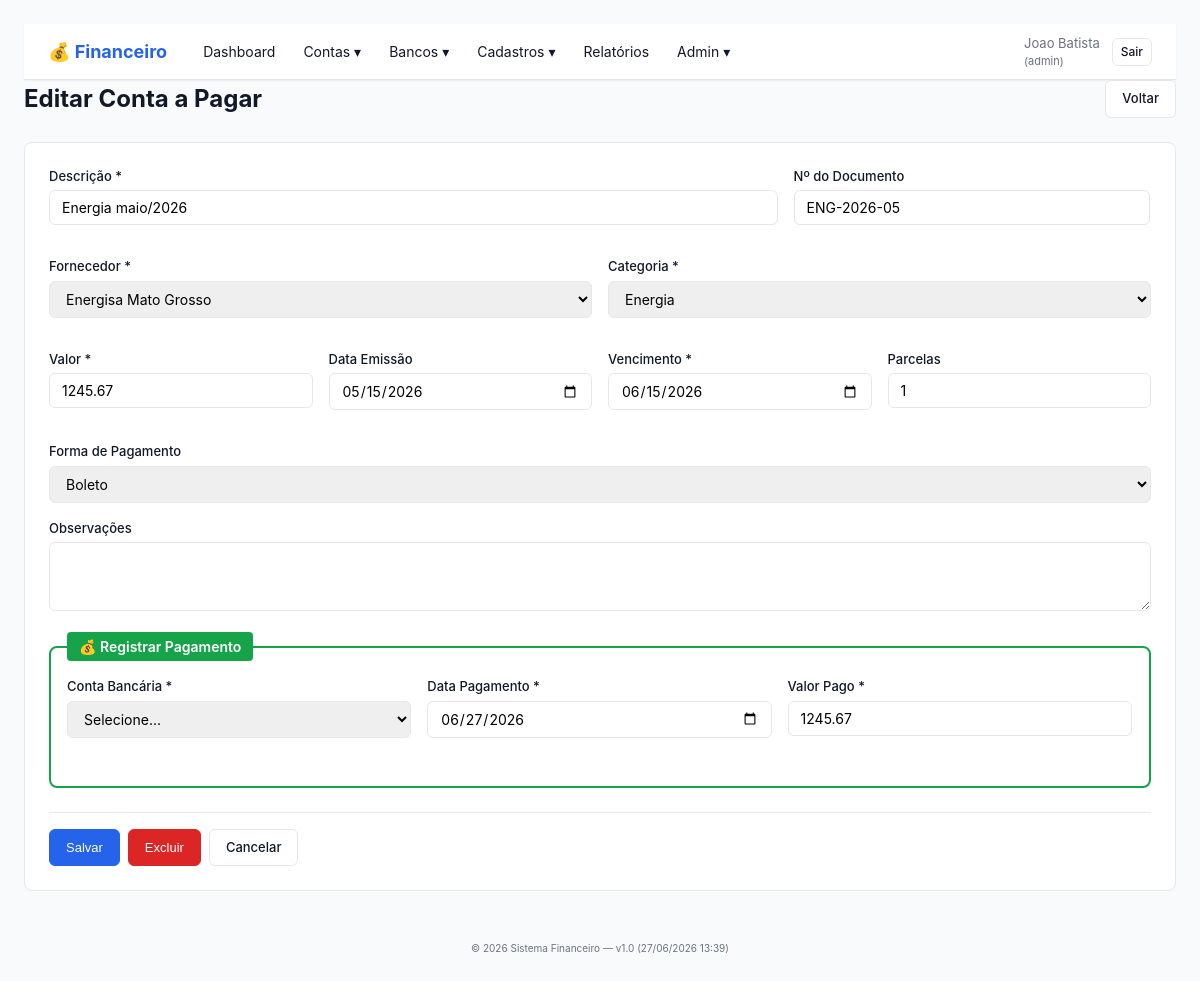
The app's page /conta_form.php?id=2 (signed in) with its own data.
### tables this page shows
CREATE TABLE contas_pagar (
    id INT(11) NOT NULL AUTO_INCREMENT,
    empresa_id INT(11) NOT NULL,
    fornecedor_id INT(11) NOT NULL,
    categoria_id INT(11) NOT NULL,
    descricao VARCHAR(255) NOT NULL,
    numero_documento VARCHAR(100),
    valor DECIMAL(15,2) NOT NULL,
    data_emissao DATE NOT NULL,
    data_vencimento DATE NOT NULL,
    data_pagamento DATE NULL,
    valor_pago DECIMAL(15,2) NULL,
    forma_pagamento ENUM('boleto','pix','transferencia','dinheiro','cartao','cheque','outros') DEFAULT 'boleto',
    conta_bancaria_id INT(11) NULL COMMENT 'Conta de onde saiu o dinheiro (quando paga)',
    status ENUM('pendente','aprovada','paga','cancelada') NOT NULL DEFAULT 'pendente',
    parcelas INT(11) DEFAULT 1 COMMENT '1 = a vista, >1 = parcelado',
    parcela_atual INT(11) DEFAULT 1,
    conta_pai_id INT(11) NULL COMMENT 'ID da conta original quando for parcela',
    observacoes TEXT,
    usuario_criacao_id INT(11) NOT NULL,
    usuario_aprovacao_id INT(11) NULL,
    usuario_pagamento_id INT(11) NULL,
    data_aprovacao DATETIME NULL,
    data_criacao TIMESTAMP DEFAULT CURRENT_TIMESTAMP,
    PRIMARY KEY (id),
    INDEX idx_empresa (empresa_id),
    INDEX idx_fornecedor (fornecedor_id),
    INDEX idx_categoria (categoria_id),
    INDEX idx_vencimento (data_vencimento),
    INDEX idx_status (status),
    INDEX idx_conta_pai (conta_pai_id),
    INDEX idx_conta_bancaria (conta_bancaria_id),
    FOREIGN KEY (empresa_id) REFERENCES empresas(id) ON DELETE CASCADE,
    FOREIGN KEY (fornecedor_id) REFERENCES fornecedores(id) ON DELETE RESTRICT,
    FOREIGN KEY (categoria_id) REFERENCES categorias(id) ON DELETE RESTRICT,
    FOREIGN KEY (conta_bancaria_id) REFERENCES contas_bancarias(id) ON DELETE SET NULL,
    FOREIGN KEY (conta_pai_id) REFERENCES contas_pagar(id) ON DELETE CASCADE
);

CREATE TABLE fornecedores (
    id INT(11) NOT NULL AUTO_INCREMENT,
    empresa_id INT(11) NOT NULL,
    razao_social VARCHAR(200) NOT NULL,
    nome_fantasia VARCHAR(100),
    cnpj VARCHAR(20),
    inscricao_estadual VARCHAR(20),
    endereco VARCHAR(255),
    cidade VARCHAR(100),
    uf CHAR(2),
    cep VARCHAR(10),
    telefone VARCHAR(20),
    email VARCHAR(150),
    contato VARCHAR(100),
    observacoes TEXT,
    ativo TINYINT(1) DEFAULT 1,
    data_criacao TIMESTAMP DEFAULT CURRENT_TIMESTAMP,
    PRIMARY KEY (id),
    INDEX idx_empresa (empresa_id),
    INDEX idx_razao_social (razao_social),
    INDEX idx_cnpj (cnpj),
    INDEX idx_ativo (ativo),
    FOREIGN KEY (empresa_id) REFERENCES empresas(id) ON DELETE CASCADE
);

CREATE TABLE categorias (
    id INT(11) NOT NULL AUTO_INCREMENT,
    empresa_id INT(11) NOT NULL,
    nome VARCHAR(100) NOT NULL,
    tipo ENUM('despesa','receita','ambos') DEFAULT 'despesa',
    cor VARCHAR(7) DEFAULT '#6c757d' COMMENT 'Cor em hex (#RRGGBB)',
    descricao VARCHAR(255),
    ativo TINYINT(1) DEFAULT 1,
    data_criacao TIMESTAMP DEFAULT CURRENT_TIMESTAMP,
    PRIMARY KEY (id),
    INDEX idx_empresa (empresa_id),
    INDEX idx_nome (nome),
    INDEX idx_tipo (tipo),
    FOREIGN KEY (empresa_id) REFERENCES empresas(id) ON DELETE CASCADE
);

### src/lib/Helper.php (called while the page is built, shortened)
<?php
function layout(string $titulo, string $view, array $vars = []): void
{
    extract($vars, EXTR_SKIP);
    require FINANCEIRO_SRC . '/views/layout/header.php';
    require FINANCEIRO_SRC . '/views/layout/navbar.php';
    require FINANCEIRO_SRC . '/views/' . $view;
    require FINANCEIRO_SRC . '/views/layout/footer.php';
}

### src/controllers/ContasPagarController.php (called while the page is built, shortened)
<?php
final class ContasPagarController
{
    public function form(): void
    {
        $id = (int)($_GET['id'] ?? 0);
        $conta = null;
        $empresaId = Auth::user()['empresa_id'];
        if ($id > 0) {
            $db = Database::getConnection();
            $stmt = $db->prepare('SELECT * FROM contas_pagar WHERE id = ? AND empresa_id = ?');
            $stmt->execute([$id, $empresaId]);
            $conta = $stmt->fetch();
        }
        $fornecedores = $this->listarFornecedores($empresaId);
        $categorias   = $this->listarCategorias($empresaId);
        $contasBanco  = $this->listarContasBancarias($empresaId);
        layout($conta ? 'Editar Conta a Pagar' : 'Nova Conta a Pagar', 'contas_pagar/form.php', [
            'conta'         => $conta,
            'fornecedores'  => $fornecedores,
            'categorias'    => $categorias,
            'contasBanco'   => $contasBanco,
        ]);
    }
    private function listarFornecedores(int $empresaId): array
    {
        $db = Database::getConnection();
        $stmt = $db->prepare('SELECT id, razao_social, cnpj FROM fornecedores WHERE empresa_id = ? AND ativo = 1 ORDER BY razao_social');
        $stmt->execute([$empresaId]);
        return $stmt->fetchAll();
    }
    private function listarCategorias(int $empresaId): array
    {
        $db = Database::getConnection();
        $stmt = $db->prepare('SELECT id, nome, cor FROM categorias WHERE empresa_id = ? AND ativo = 1 AND tipo IN ("despesa", "ambos") ORDER BY nome');
        $stmt->execute([$empresaId]);
        return $stmt->fetchAll();
    }
    private function listarContasBancarias(int $empresaId): array
    {
        $db = Database::getConnection();
        $stmt = $db->prepare('SELECT id, descricao, tipo, banco FROM contas_bancarias WHERE empresa_id = ? AND ativo = 1 ORDER BY descricao');
        $stmt->execute([$empresaId]);
        return $stmt->fetchAll();
    }
}

### public/conta_form.php (called while the page is built, shortened)
<?php
(new ContasPagarController)->form();

### src/lib/Auth.php (called while the page is built, shortened)
<?php
final class Auth
{
    public static function perfilAtual(): string
    {
        foreach ($_SESSION['empresas'] as $emp) {
            if ((int)$emp['empresa_id'] === (int)$_SESSION['empresa_id']) {
                return $emp['perfil_na_empresa'];
            }
        }
        return '';
    }
    public static function isLogged(): bool
    {
        return isset($_SESSION['usuario_id']) && isset($_SESSION['empresa_id']);
    }
}

### src/lib/Permissao.php (called while the page is built, shortened)
<?php
final class Permissao
{
    public static function tem(string $capability): bool
    {
        $perfil = Auth::perfilAtual();
        return in_array($capability, self::CAPS[$perfil] ?? [], true);
    }
}

### src/views/contas_pagar/form.php (the view, shortened to what this page needs)
<?php
$status = $conta['status'] ?? 'pendente';
?>
<div class="page-header">
    <h1><?= $conta ? 'Editar Conta a Pagar' : 'Nova Conta a Pagar' ?></h1>
    <a href="contas_pagar.php" class="btn">Voltar</a>
</div>
<form method="post" action="conta_salvar.php" class="form">
    <div class="row">
        <div class="form-group col-8">
            <label>Descrição *</label>
            <input type="text" name="descricao" required maxlength="255"
                   value="<?= htmlspecialchars($conta['descricao'] ?? '') ?>"
                   placeholder="Ex: Aluguel junho, Energia Elétrica...">
        </div>
        <div class="form-group col-4">
            <label>Nº do Documento</label>
            <input type="text" name="numero_documento" maxlength="100"
                   value="<?= htmlspecialchars($conta['numero_documento'] ?? '') ?>"
                   placeholder="Ex: 12345, NF-001">
        </div>
    </div>
    <div class="row">
        <div class="form-group col-6">
            <label>Fornecedor *</label>
            <select name="fornecedor_id" required>
                <?php foreach ($fornecedores as $f): ?>
                    <option value="<?= (int)$f['id'] ?>" <?= ($conta['fornecedor_id'] ?? 0) == $f['id'] ? 'selected' : '' ?>>
                        <?= htmlspecialchars($f['razao_social']) ?>
                    </option>
                <?php endforeach; ?>
            </select>
        </div>
        <div class="form-group col-6">
            <label>Categoria *</label>
            <select name="categoria_id" required>
                <?php foreach ($categorias as $cat): ?>
                    <option value="<?= (int)$cat['id'] ?>" <?= ($conta['categoria_id'] ?? 0) == $cat['id'] ? 'selected' : '' ?>>
                        <?= htmlspecialchars($cat['nome']) ?>
                    </option>
                <?php endforeach; ?>
            </select>
        </div>
    </div>
    <div class="row">
        <div class="form-group col-3">
            <label>Valor *</label>
            <input type="number" step="0.01" min="0.01" name="valor" required
                   value="<?= htmlspecialchars($conta['valor'] ?? '') ?>">
        </div>
        <div class="form-group col-3">
            <label>Data Emissão</label>
            <input type="date" name="data_emissao"
                   value="<?= htmlspecialchars($conta['data_emissao'] ?? date('Y-m-d')) ?>">
        </div>
        <div class="form-group col-3">
            <label>Vencimento *</label>
            <input type="date" name="data_vencimento" required
                   value="<?= htmlspecialchars($conta['data_vencimento'] ?? '') ?>">
        </div>
        <div class="form-group col-3">
            <label>Parcelas</label>
            <input type="number" min="1" max="48" name="parcelas"
                   value="<?= htmlspecialchars($conta['parcelas'] ?? 1) ?>"
                   <?= $conta ? 'readonly' : '' ?>>
        </div>
    </div>
    <div class="form-group col-6">
        <label>Forma de Pagamento</label>
        <select name="forma_pagamento">
            <?php
            $fp = $conta['forma_pagamento'] ?? 'boleto';
            $formas = ['boleto','pix','transferencia','dinheiro','cartao','cheque','outros'];
            foreach ($formas as $f): ?>
                <option value="<?= $f ?>" <?= $fp === $f ? 'selected' : '' ?>><?= ucfirst($f) ?></option>
            <?php endforeach; ?>
        </select>
    </div>
    <div class="form-group">
        <label>Observações</label>
        <textarea name="observacoes" rows="3"><?= htmlspecialchars($conta['observacoes'] ?? '') ?></textarea>
    </div>
    <?php if ($conta && in_array($status, ['pendente', 'aprovada'], true) && Permissao::tem('pagar')): ?>
    <fieldset id="pagar" class="payment-section">
        <legend>💰 Registrar Pagamento</legend>
        <div class="row">
            <div class="form-group col-4">
                <label>Conta Bancária *</label>
                <select name="conta_bancaria_id" required>
                    <option value="">Selecione...</option>
                </select>
            </div>
            <div class="form-group col-4">
                <label>Data Pagamento *</label>
                <input type="date" name="data_pagamento" value="<?= date('Y-m-d') ?>" required>
            </div>
            <div class="form-group col-4">
                <label>Valor Pago *</label>
                <input type="number" step="0.01" name="valor_pago" value="<?= htmlspecialchars($conta['valor']) ?>" required>
            </div>
        </div>
    </fieldset>
    <?php endif; ?>
    <div class="form-actions">
        <button type="submit" class="btn btn-primary">Salvar</button>
        <?php if ($conta && Permissao::tem('excluir') && $status !== 'paga'): ?>
            <button type="submit" formaction="conta_acao.php" formmethod="post"
                    onclick="return confirm('Excluir esta conta?')"
                    class="btn btn-danger">Excluir</button>
        <?php endif; ?>
        <a href="contas_pagar.php" class="btn">Cancelar</a>
    </div>
</form>

### public/assets/financeiro.css (style rules this page uses)
* { box-sizing: border-box; margin: 0; padding: 0; }
:root { --color-primary: #2563eb; --color-primary-dark: #1d4ed8; --color-success: #16a34a; --color-warning: #d97706; --color-danger: #dc2626; --color-info: #0891b2; --color-secondary: #6b7280; --color-bg: #f9fafb; --color-surface: #ffffff; --color-text: #111827; --color-text-muted: #6b7280; --color-border: #e5e7eb; --shadow-sm: 0 1px 2px 0 rgba(0,0,0,0.05); --shadow: 0 1px 3px 0 rgba(0,0,0,0.1), 0 1px 2px 0 rgba(0,0,0,0.06); }
body { font-family: -apple-system, BlinkMacSystemFont, "Segoe UI", Roboto, "Helvetica Neue", Arial, sans-serif; background: var(--color-bg); color: var(--color-text); line-height: 1.5; font-size: 14px; }
.page-header { display: flex; justify-content: space-between; align-items: center; margin-bottom: 24px; flex-wrap: wrap; gap: 12px; }
.page-header h1 { font-size: 24px; color: var(--color-text); }
.btn { padding: 8px 16px; border: 1px solid var(--color-border); border-radius: 6px; background: var(--color-surface); color: var(--color-text); cursor: pointer; text-decoration: none; font-size: 13px; font-weight: 500; transition: all 0.15s; display: inline-block; }
.btn-primary { background: var(--color-primary); border-color: var(--color-primary); color: white; }
.btn-danger { background: var(--color-danger); border-color: var(--color-danger); color: white; }
.row { display: flex; flex-wrap: wrap; gap: 16px; margin-bottom: 16px; }
.row .col-3 { flex: 0 0 calc(25% - 12px); }
.row .col-4 { flex: 0 0 calc(33.33% - 11px); }
.row .col-6 { flex: 0 0 calc(50% - 8px); }
.row .col-8 { flex: 0 0 calc(66.66% - 6px); }
.form { background: var(--color-surface); border: 1px solid var(--color-border); border-radius: 8px; padding: 24px; margin-bottom: 24px; }
.form-group { margin-bottom: 16px; }
.form-group label { display: block; margin-bottom: 4px; font-size: 13px; font-weight: 500; color: var(--color-text); }
.form-group input, .form-group select, .form-group textarea { width: 100%; padding: 8px 12px; border: 1px solid var(--color-border); border-radius: 6px; font-size: 14px; font-family: inherit; }
.form-actions { display: flex; gap: 8px; margin-top: 24px; padding-top: 16px; border-top: 1px solid var(--color-border); }
fieldset.payment-section { border: 2px solid var(--color-success); border-radius: 8px; padding: 16px; margin: 16px 0; }
fieldset.payment-section legend { padding: 4px 12px; background: var(--color-success); color: white; border-radius: 4px; font-weight: 600; }

### records on screen
contas_pagar: descricao "Energia maio/2026", numero_documento "ENG-2026-05", fornecedor_id "Energisa Mato Grosso", categoria_id "Energia", valor "1245.67", data_emissao "05/15/2026", data_vencimento "06/15/2026", parcelas "1", forma_pagamento "Boleto", valor_pago "1245.67"

### other values on screen
$usuario['nome'] "Joao Batista"
$perfil "admin"
